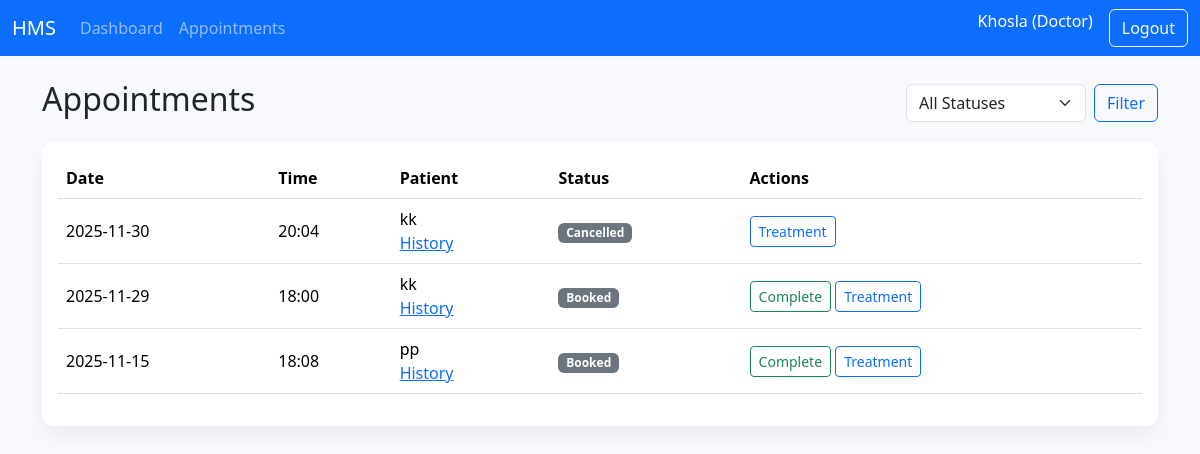
The app's page /doctor/appointments (signed in) with its own data.
### tables this page shows
CREATE TABLE users (
                id INTEGER PRIMARY KEY AUTOINCREMENT,
                username TEXT UNIQUE NOT NULL,
                email TEXT UNIQUE NOT NULL,
                password_hash TEXT NOT NULL,
                role TEXT NOT NULL CHECK (role IN ('admin','doctor','patient'))
            );

CREATE TABLE appointments (
                id INTEGER PRIMARY KEY AUTOINCREMENT,
                patient_id INTEGER NOT NULL,
                doctor_id INTEGER NOT NULL,
                date TEXT NOT NULL,
                time TEXT NOT NULL,
                status TEXT NOT NULL DEFAULT 'Booked',
                UNIQUE(doctor_id, date, time),
                FOREIGN KEY (patient_id) REFERENCES patients(id),
                FOREIGN KEY (doctor_id) REFERENCES doctors(id)
            );

CREATE TABLE patients (
                id INTEGER PRIMARY KEY AUTOINCREMENT,
                user_id INTEGER UNIQUE NOT NULL,
                full_name TEXT NOT NULL,
                age INTEGER,
                gender TEXT,
                contact TEXT,
                address TEXT,
                blood_group TEXT,
                emergency_contact TEXT,
                FOREIGN KEY (user_id) REFERENCES users(id)
            );

### doctor_routes.py (the view)
@doctor_bp.route("/appointments")
@login_required
@role_required("doctor")
def appointments():
    doctor = get_doctor()
    if not doctor:
        return redirect(url_for("auth.logout"))
    conn = get_db()
    status_filter = request.args.get("status")
    query = """
        SELECT a.*, p.full_name AS patient_name
        FROM appointments a
        JOIN patients p ON a.patient_id = p.id
        WHERE a.doctor_id = ?
    """
    params = [doctor["id"]]
    if status_filter:
        query += " AND a.status = ?"
        params.append(status_filter)
    query += " ORDER BY date(a.date) DESC, time(a.time) DESC"
    items = conn.execute(query, params).fetchall()
    return render_template("doctor/appointments.html", appointments=items)

### database.py (called while the page is built)
def get_db():
    if "db" not in g:
        db_path = current_app.config["DATABASE"]
        g.db = sqlite3.connect(db_path)
        g.db.row_factory = sqlite3.Row
    return g.db

### doctor_routes.py (called while the page is built)
def get_doctor():
    doctor = fetch_doctor_by_user(current_user.id)
    if not doctor:
        flash("Doctor profile not found. Contact admin.", "danger")
        return None
    return doctor

### models.py (called while the page is built)
def fetch_user_by_id(user_id):
    conn = get_db()
    user = conn.execute("SELECT * FROM users WHERE id = ?", (user_id,)).fetchone()
    return user

def fetch_doctor_by_user(user_id):
    conn = get_db()
    return conn.execute(
        "SELECT * FROM doctors WHERE user_id = ?", (user_id,)
    ).fetchone()

### utils.py (called while the page is built)
def role_required(role):
    def decorator(func):
        @wraps(func)
        def wrapper(*args, **kwargs):
            if not current_user.is_authenticated:
                flash("Please log in to continue.", "warning")
                return redirect(url_for("auth.login"))
            if current_user.role != role:
                flash("Unauthorized access.", "danger")
                return redirect(url_for(f"{current_user.role}.dashboard"))
            return func(*args, **kwargs)
        return wrapper
    return decorator

### templates/doctor/appointments.html (shortened to what this page needs)
{% extends "base.html" %}
{% block content %}
<div class="d-flex justify-content-between align-items-center mb-3">
  <h2>Appointments</h2>
  <form class="d-flex gap-2">
    <select class="form-select" name="status">
      <option value="">All Statuses</option>
    </select>
    <button class="btn btn-outline-primary">Filter</button>
  </form>
</div>
<div class="card">
  <div class="card-body">
    <div class="table-responsive">
      <table class="table table-hover align-middle">
        <thead>
          <tr>
            <th>Date</th>
            <th>Time</th>
            <th>Patient</th>
            <th>Status</th>
            <th>Actions</th>
          </tr>
        </thead>
        <tbody>
          {% for appointment in appointments %}
            <tr>
              <td>{{ appointment['date'] }}</td>
              <td>{{ appointment['time'] }}</td>
              <td>
                {{ appointment['patient_name'] }}<br />
                <a href="{{ url_for('doctor.patient_history', patient_id=appointment['patient_id']) }}">History</a>
              </td>
              <td>
                <span class="badge text-bg-secondary">{{ appointment['status'] }}</span>
              </td>
              <td>
                {% if appointment['status'] == 'PendingApproval' %}
                  <form
                    method="post"
                    action="{{ url_for('doctor.approve_pending', appointment_id=appointment['id']) }}"
                    class="d-inline"
                  >
                    <button class="btn btn-sm btn-success">Approve</button>
                  </form>
                  <form
                    method="post"
                    action="{{ url_for('doctor.reject_pending', appointment_id=appointment['id']) }}"
                    class="d-inline"
                  >
                    <button class="btn btn-sm btn-outline-danger">Reject</button>
                  </form>
                {% elif appointment['status'] != 'Cancelled' %}
                  <form
                    method="post"
                    action="{{ url_for('doctor.mark_complete', appointment_id=appointment['id']) }}"
                    class="d-inline"
                  >
                    <button class="btn btn-sm btn-outline-success">Complete</button>
                  </form>
                {% endif %}
                <a class="btn btn-sm btn-outline-primary" href="{{ url_for('doctor.update_treatment', appointment_id=appointment['id']) }}">
                  Treatment
                </a>
              </td>
            </tr>
          {% else %}
            <tr>
              <td colspan="5" class="text-center">No appointments found.</td>
            </tr>
          {% endfor %}
        </tbody>
      </table>
    </div>
  </div>
</div>
{% endblock %}

### templates/base.html (shortened to what this page needs)
<!doctype html>
<html lang="en">
  <head>
    <link
      href="https://cdn.jsdelivr.net/npm/bootstrap@5.3.3/dist/css/bootstrap.min.css"
      rel="stylesheet"
    />
    <link rel="stylesheet" href="{{ url_for('static', filename='css/style.css') }}" />
  </head>
  <body>
    <nav class="navbar navbar-expand-lg navbar-dark bg-primary">
      <div class="container-fluid">
        <a class="navbar-brand" href="/">HMS</a>
        <div class="collapse navbar-collapse" id="navbarNav">
          <ul class="navbar-nav me-auto">
            {% if current_user.is_authenticated %}
              {% if current_user.role == 'admin' %}
                <li class="nav-item">
                  <a class="nav-link" href="{{ url_for('admin.dashboard') }}">Dashboard</a>
                </li>
                <li class="nav-item">
                  <a class="nav-link" href="{{ url_for('admin.doctors') }}">Doctors</a>
                </li>
                <li class="nav-item">
                  <a class="nav-link" href="{{ url_for('admin.appointments') }}">Appointments</a>
                </li>
              {% elif current_user.role == 'doctor' %}
                <li class="nav-item">
                  <a class="nav-link" href="{{ url_for('doctor.dashboard') }}">Dashboard</a>
                </li>
                <li class="nav-item">
                  <a class="nav-link" href="{{ url_for('doctor.appointments') }}">Appointments</a>
                </li>
              {% endif %}
            {% endif %}
          </ul>
          <ul class="navbar-nav">
            {% if current_user.is_authenticated %}
              <li class="nav-item">
                <span class="navbar-text text-white me-3">
                  {{ current_user.username }} ({{ current_user.role|title }})
                </span>
              </li>
              <li class="nav-item">
                <a class="btn btn-outline-light" href="{{ url_for('auth.logout') }}">Logout</a>
              </li>
            {% endif %}
          </ul>
        </div>
      </div>
    </nav>
    <main class="container my-4">
      {% block content %}{% endblock %}
    </main>
  </body>
</html>

### static/css/style.css (style rules this page uses)
body { background-color: #f7f9fc; }
.card { border-radius: 0.75rem; border: none; box-shadow: 0 10px 20px rgba(0, 0, 0, 0.05); }

### records on screen
users: username "Khosla", role "Doctor"
appointments: date "2025-11-30", time "20:04", patient_name "kk", status "Cancelled"
appointments: date "2025-11-29", time "18:00", patient_name "kk", status "Booked"
appointments: date "2025-11-15", time "18:08", patient_name "pp", status "Booked"
